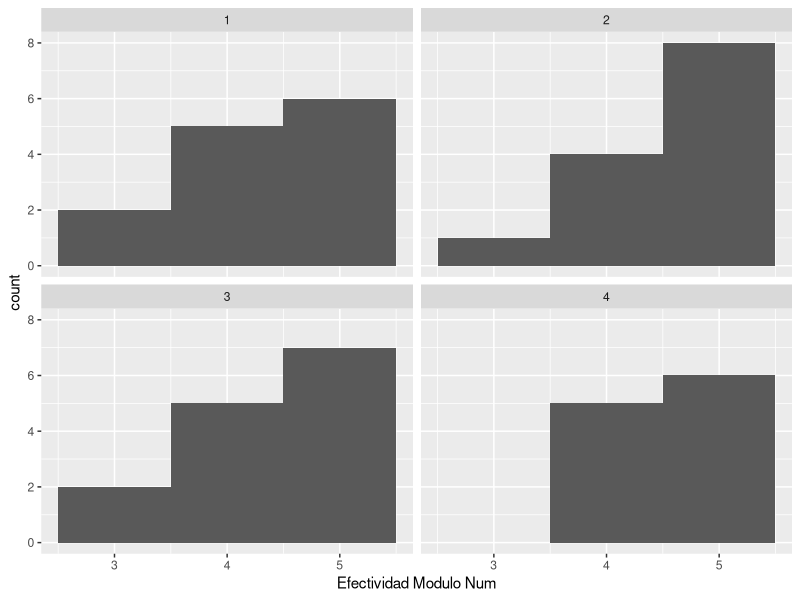
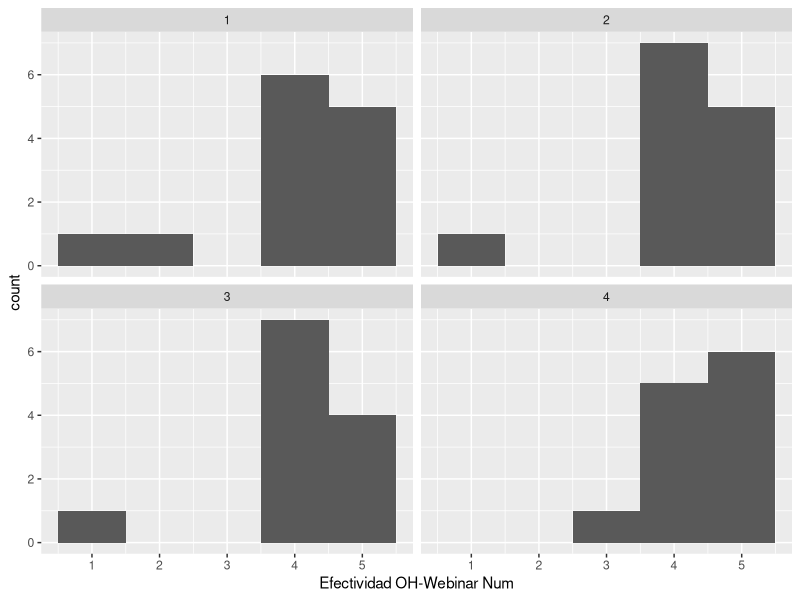
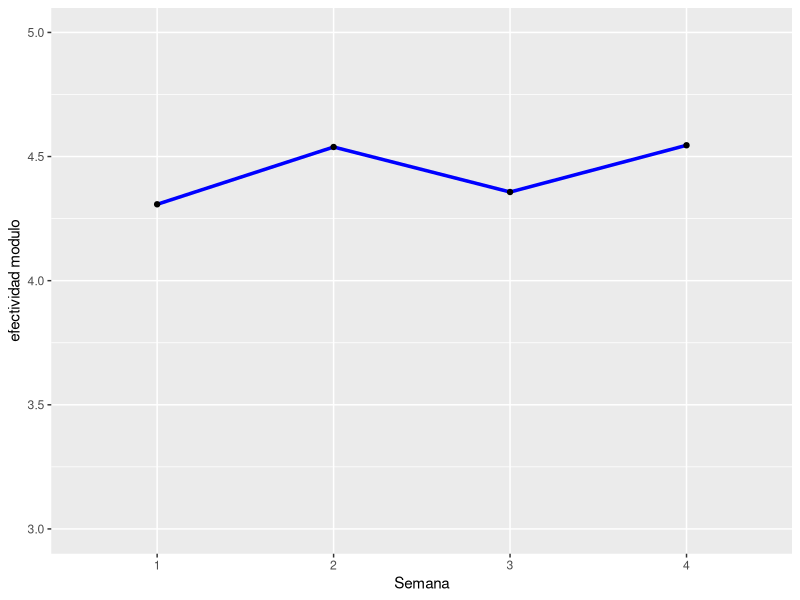
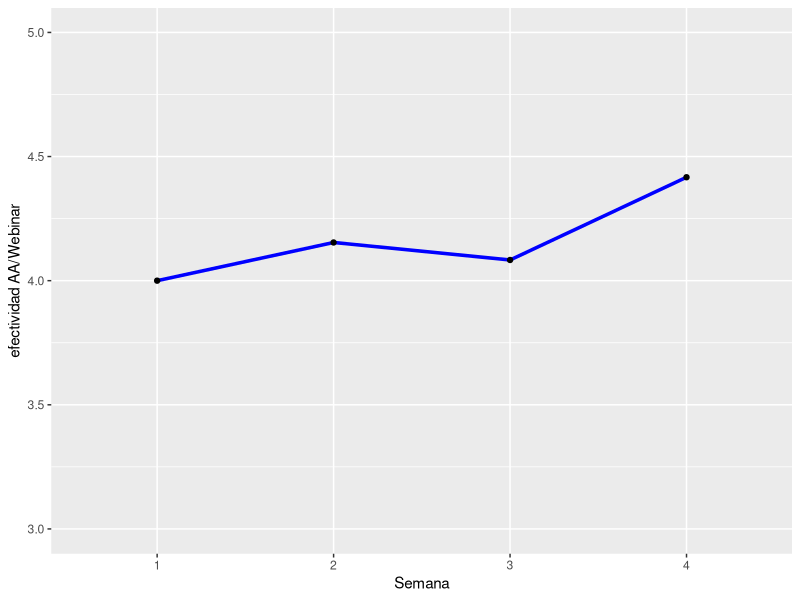

Here is the R script that generated these plots, in order:
## ---- chunk 1
knitr::opts_chunk$set(echo = TRUE)
library(tidyverse)
library(dplyr)
library(knitr)
library(ggplot2)
## ---- chunk 2
sem_1_ed5 <- read_csv("sem1_ed5.csv")
sem_2_ed5 <- read_csv("sem2_ed5.csv")
sem_3_ed5 <- read_csv("sem3_ed5.csv")
sem_4_ed5 <- read_csv("sem4_ed5.csv")
## ---- chunk 3
sem1_ed5_clean <-select(sem_1_ed5, c(1,2,3,7,9,11,13)) %>% 
  mutate(Semana = "1", Edición = "5")

sem2_ed5_clean <-select(sem_2_ed5, c(1,2,3,7,9,11,13)) %>% 
  mutate(Semana = "2", Edición = "5")

sem3_ed5_clean <-select(sem_3_ed5, c(1,2,3,7,9,11,13)) %>% 
  mutate(Semana = "3", Edición = "5")

sem4_ed5_clean <-select(sem_4_ed5, c(1,2,3,7,9,11,13)) %>% 
  mutate(Semana = "4", Edición = "5")

## ---- chunk 4
names(sem1_ed5_clean) [4] <-"En términos de aprendizaje ¿qué tan efectivo fue este módulo?" 
names(sem1_ed5_clean) [5] <-"Efectividad del office hour o webinar" 
names(sem1_ed5_clean) [6] <-"¿Qué le gustó del módulo?" 
names(sem1_ed5_clean) [7] <-"¿Cómo podemos mejorar?" 
names(sem2_ed5_clean) [4] <-"En términos de aprendizaje ¿qué tan efectivo fue este módulo?" 
names(sem2_ed5_clean) [5] <-"Efectividad del office hour o webinar" 
names(sem2_ed5_clean) [6] <-"¿Qué le gustó del módulo?" 
names(sem2_ed5_clean) [7] <-"¿Cómo podemos mejorar?" 
names(sem3_ed5_clean) [4] <-"En términos de aprendizaje ¿qué tan efectivo fue este módulo?" 
names(sem3_ed5_clean) [5] <-"Efectividad del office hour o webinar" 
names(sem3_ed5_clean) [6] <-"¿Qué le gustó del módulo?" 
names(sem3_ed5_clean) [7] <-"¿Cómo podemos mejorar?" 
names(sem4_ed5_clean) [4] <-"En términos de aprendizaje ¿qué tan efectivo fue este módulo?" 
names(sem4_ed5_clean) [5] <-"Efectividad del office hour o webinar" 
names(sem4_ed5_clean) [6] <-"¿Qué le gustó del módulo?" 
names(sem4_ed5_clean) [7] <-"¿Cómo podemos mejorar?" 
## ---- chunk 5
sem1_ed5_clean <- sem1_ed5_clean %>% 
  mutate("Efectividad Modulo Num" = case_when(`En términos de aprendizaje ¿qué tan efectivo fue este módulo?` == "Muy efectivo" ~ 5,
                              `En términos de aprendizaje ¿qué tan efectivo fue este módulo?` == "Efectivo" ~ 4,
                                `En términos de aprendizaje ¿qué tan efectivo fue este módulo?` == "Neutral" ~ 3,
                                `En términos de aprendizaje ¿qué tan efectivo fue este módulo?` == "Inefectivo" ~ 2,
                                  `En términos de aprendizaje ¿qué tan efectivo fue este módulo?` == "Muy inefectivo" ~ 1)) %>%
  mutate("Efectividad OH-Webinar Num" = case_when(`Efectividad del office hour o webinar` == "Muy efectivo" ~ 5,
                              `Efectividad del office hour o webinar` == "Efectivo" ~ 4,
                                `Efectividad del office hour o webinar` == "Neutral" ~ 3,
                                `Efectividad del office hour o webinar` == "Inefectivo" ~ 2,
                                  `Efectividad del office hour o webinar` == "Muy inefectivo" ~ 1))

sem2_ed5_clean <- sem2_ed5_clean %>% 
  mutate("Efectividad Modulo Num" = case_when(`En términos de aprendizaje ¿qué tan efectivo fue este módulo?` == "Muy efectivo" ~ 5,
                              `En términos de aprendizaje ¿qué tan efectivo fue este módulo?` == "Efectivo" ~ 4,
                                `En términos de aprendizaje ¿qué tan efectivo fue este módulo?` == "Neutral" ~ 3,
                                `En términos de aprendizaje ¿qué tan efectivo fue este módulo?` == "Inefectivo" ~ 2,
                                  `En términos de aprendizaje ¿qué tan efectivo fue este módulo?` == "Muy inefectivo" ~ 1)) %>%
  mutate("Efectividad OH-Webinar Num" = case_when(`Efectividad del office hour o webinar` == "Muy efectivo" ~ 5,
                              `Efectividad del office hour o webinar` == "Efectivo" ~ 4,
                                `Efectividad del office hour o webinar` == "Neutral" ~ 3,
                                `Efectividad del office hour o webinar` == "Inefectivo" ~ 2,
                                  `Efectividad del office hour o webinar` == "Muy inefectivo" ~ 1))

sem3_ed5_clean <- sem3_ed5_clean %>% 
  mutate("Efectividad Modulo Num" = case_when(`En términos de aprendizaje ¿qué tan efectivo fue este módulo?` == "Muy efectivo" ~ 5,
                              `En términos de aprendizaje ¿qué tan efectivo fue este módulo?` == "Efectivo" ~ 4,
                                `En términos de aprendizaje ¿qué tan efectivo fue este módulo?` == "Neutral" ~ 3,
                                `En términos de aprendizaje ¿qué tan efectivo fue este módulo?` == "Inefectivo" ~ 2,
                                  `En términos de aprendizaje ¿qué tan efectivo fue este módulo?` == "Muy inefectivo" ~ 1)) %>%
  mutate("Efectividad OH-Webinar Num" = case_when(`Efectividad del office hour o webinar` == "Muy efectivo" ~ 5,
                              `Efectividad del office hour o webinar` == "Efectivo" ~ 4,
                                `Efectividad del office hour o webinar` == "Neutral" ~ 3,
                                `Efectividad del office hour o webinar` == "Inefectivo" ~ 2,
                                  `Efectividad del office hour o webinar` == "Muy inefectivo" ~ 1))

sem4_ed5_clean <- sem4_ed5_clean %>% 
  mutate("Efectividad Modulo Num" = case_when(`En términos de aprendizaje ¿qué tan efectivo fue este módulo?` == "Muy efectivo" ~ 5,
                              `En términos de aprendizaje ¿qué tan efectivo fue este módulo?` == "Efectivo" ~ 4,
                                `En términos de aprendizaje ¿qué tan efectivo fue este módulo?` == "Neutral" ~ 3,
                                `En términos de aprendizaje ¿qué tan efectivo fue este módulo?` == "Inefectivo" ~ 2,
                                  `En términos de aprendizaje ¿qué tan efectivo fue este módulo?` == "Muy inefectivo" ~ 1)) %>%
  mutate("Efectividad OH-Webinar Num" = case_when(`Efectividad del office hour o webinar` == "Muy efectivo" ~ 5,
                              `Efectividad del office hour o webinar` == "Efectivo" ~ 4,
                                `Efectividad del office hour o webinar` == "Neutral" ~ 3,
                                `Efectividad del office hour o webinar` == "Inefectivo" ~ 2,
                                  `Efectividad del office hour o webinar` == "Muy inefectivo" ~ 1))

## ---- chunk 6

e_totales_ed5 <- rbind(sem1_ed5_clean,sem2_ed5_clean,sem3_ed5_clean,sem4_ed5_clean)
e_totales_ed5
## ---- chunk 7
descriptivos <- e_totales_ed5 %>%
  group_by(Semana) %>%
  summarise("efectividad modulo" = mean(`Efectividad Modulo Num`, na.rm = TRUE),
            "efectividad AA/Webinar" = mean(`Efectividad OH-Webinar Num`, na.rm = TRUE),
            "SD modulo" = sd(`Efectividad Modulo Num`, na.rm = TRUE), 
            "SD AA/Webinar"= sd(`Efectividad OH-Webinar Num`, na.rm = TRUE))

descriptivos
## ---- chunk 8
ggplot(e_totales_ed5, aes(`Efectividad Modulo Num`)) + geom_histogram(binwidth = 1) +
  facet_wrap(~Semana, scales = "fixed")

ggplot(e_totales_ed5, aes(`Efectividad OH-Webinar Num`)) + geom_histogram(binwidth = 1) +
  facet_wrap(~Semana, scales = "fixed")

## ---- chunk 9
ggplot(descriptivos, aes(x = `Semana`, y = `efectividad modulo`)) + 
  geom_line(color = "blue", size=1.2, na.rm = TRUE, group=1) + 
  geom_point() + 
  ylim(3,5)

ggplot(descriptivos, aes(x = `Semana`, y = `efectividad AA/Webinar`)) + 
  geom_line(color = "blue", size=1.2, na.rm = TRUE, group=1) + 
  geom_point() + 
  ylim(3,5)
## ---- chunk 10
write_csv(e_totales_ed5, "e_totales_ed5.csv")
write_excel_csv(e_totales_ed5,"e_totales_ed5.xls")
